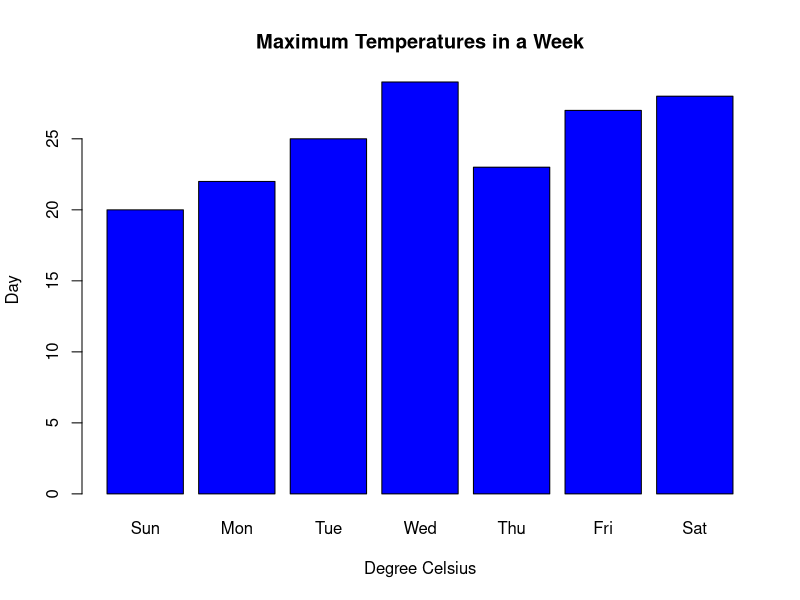
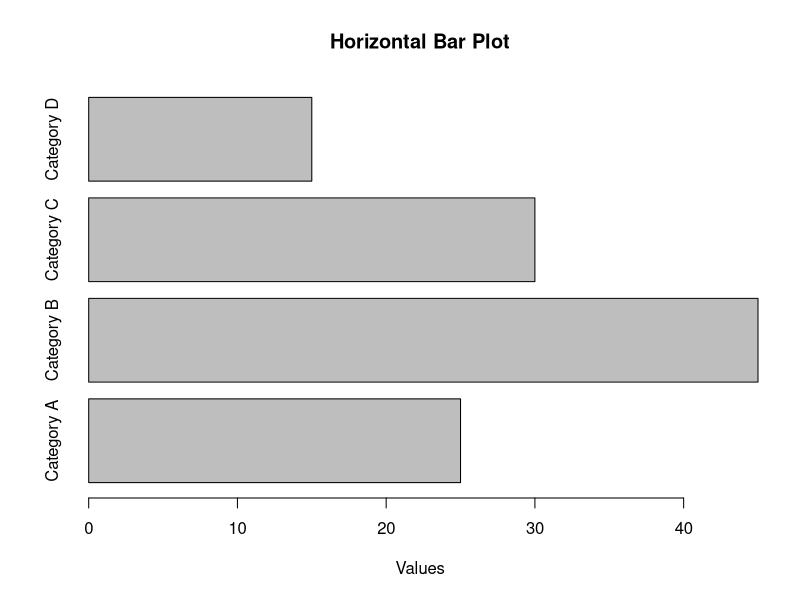

These charts were generated, in order, by the following R code:
temperatures <- c(20, 22, 25, 29, 23, 27, 28) 
result <- barplot(temperatures,                    
                  main = "Maximum Temperatures in a Week",  
                  xlab = "Degree Celsius",                   
                  ylab = "Day", 
                  names.arg = c("Sun", "Mon", "Tue", "Wed", "Thu", "Fri", "Sat"), 
                  col = "blue",                 
) 
categories <- c("Category A", "Category B", "Category C", "Category D")
values <- c(25, 45, 30, 15)

barplot(values, names.arg = categories, horiz = TRUE, main = "Horizontal Bar Plot", xlab = "Values")
